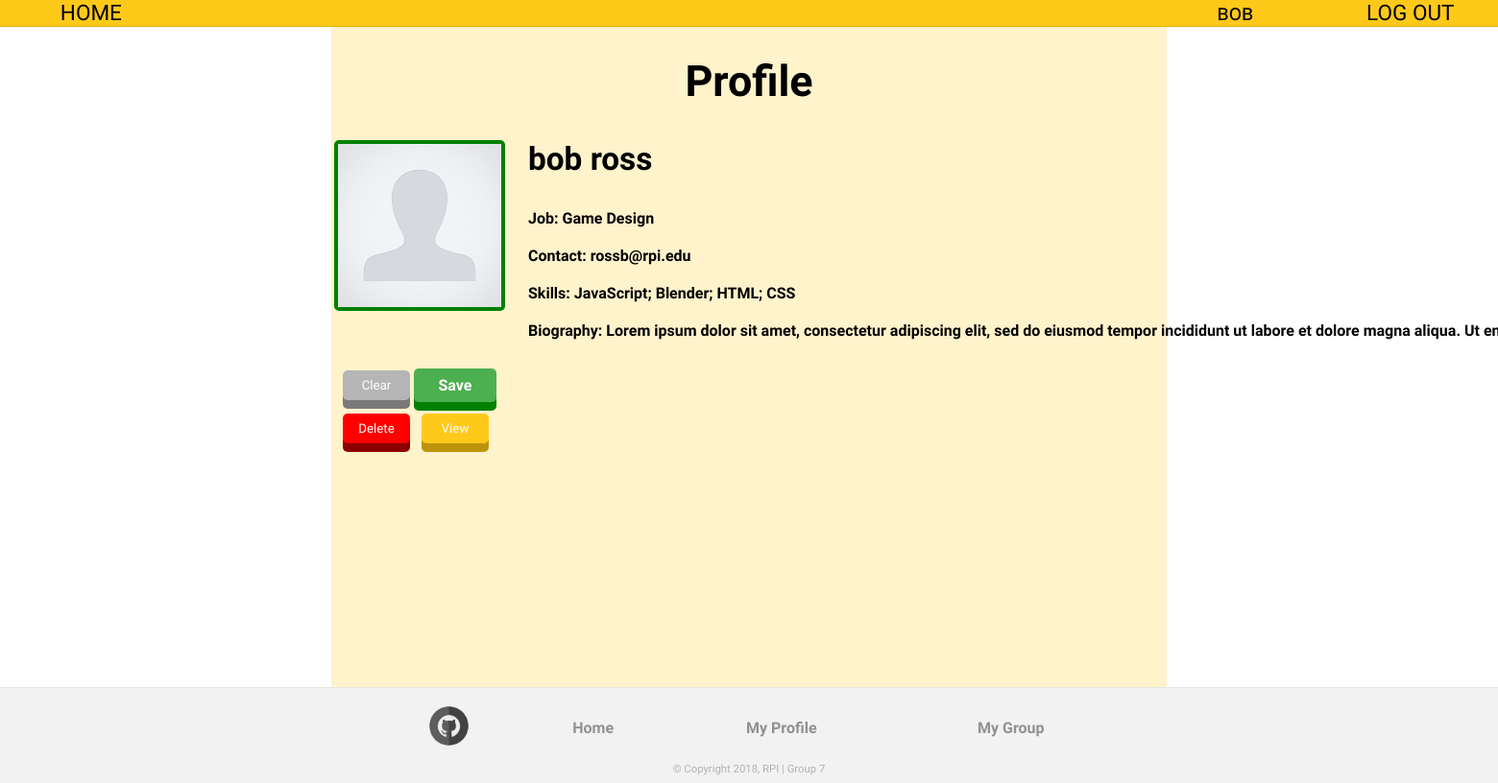
The app's page /user_profile_page/user_profile_view.php (signed in) with its own data.
### tables this page shows
CREATE TABLE IF NOT EXISTS `users` (
  `username` varchar(100) NOT NULL,
  `password` varchar(100) NOT NULL,
  `UserID` int(10) NOT NULL AUTO_INCREMENT,
  `FirstName` varchar(100) NOT NULL,
  `LastName` varchar(100) NOT NULL,
  `RIN` int(10) NOT NULL,
  `Email` varchar(100) NOT NULL,
  `GroupID` int(10) DEFAULT NULL,
  `Skills` varchar(200) NOT NULL,
  `image` longblob,
  `PreferredJob` varchar(50) NOT NULL,
  `Biography` varchar(440) NOT NULL,
  PRIMARY KEY (`UserID`),
  UNIQUE KEY `username` (`username`),
  KEY `GroupID` (`GroupID`),
  CONSTRAINT `group` FOREIGN KEY (`GroupID`) REFERENCES `groups` (`GroupID`) ON DELETE SET NULL
);

### user_profile_page/user_profile_view.php (the view, shortened to what this page needs)
<!DOCTYPE html>
<html>
  <head>
    <link type="text/css" rel="stylesheet" href="../resources/style.css" />
    <link type="text/css" rel="stylesheet" href="resources/style_user_page.css" />
  </head>
  <header>
    <ul id="homebar">
      <li><a href="../index.php"> HOME </a></li>
      <div class="right">
        <?php include('../resources/menubar.php'); ?>
      </div>
    </ul>
  </header>
  <body>
    <div id="user-acount-page-wrapper">
      <h1>Profile</h1>
      <table id="table-outer">
        <tr>
          <th style="float: right;">
            <div id="image-wrapper">
              <form id="image-upload-form" enctype="multipart/form-data" action="" method="post">
                <img id="display-image" src="resources/default_user_photo.png" alt="User Photo" width="170px" height="170px"/><br>
              </form>
            </div><br>
            <br>
            <br>
            <table id="buttonTable">
              <tr>
                <th>
                  <button type="button" class="controleButton" id="clearButton" onclick="clearFields();">Clear</button>
                </th>
                <th>
                  <label for="user-data-form" type="button" class="controleButton" id="saveButton" value="Save" name="save" onclick="alert('Current Data Saved!')">Save</label>
                </th>
              </tr>
              <tr>
                <th>
                  <button type="button" class="controleButton" id="deleteButton" onclick="alert('Are you sure you want to completely delete your account? All of your account data will be erased and unrecoverable.')">Delete</button>
                </th>
                <th>
                  <button type="button" class="controleButton" id="viewButton" onclick="window.location = 'user_profile_view.php';">View</button>
                </th>
              </tr>
            </table>
          </th>
          <th style="vertical-align: top;">
            <div id="user-data-wrapper">
              <?php
                $dbname = 'websysproject';
                $user = 'root';
                $pass = '';
                $conn = mysqli_connect("localhost", $user, $pass, $dbname);
                $UserName = $_SESSION['username'];
                $sql = "SELECT * FROM users WHERE username='".$UserName."' LIMIT 1";
                $result = mysqli_query($conn, $sql) or die (mysqli_error($conn));
                while($row = mysqli_fetch_assoc($result)){
                  $first_name = $row['FirstName'];
                  $last_name = $row['LastName'];
                  $email = $row['Email'];
                  $skills = $row['Skills'];
                  $preferred_job = $row['PreferredJob'];
                  $biography = $row['Biography'];
                  echo "<h3>".$first_name." ".$last_name."</h3>
                        <ul style=''>
                          <li>Job: ".$preferred_job."</li>
                          <li>Contact: ".$email."</li>
                          <li>Skills: ".$skills."</li>
                          <li>Biography: ".$biography."</li>
                        </ul>";
                }
              ?>
            </div>
          </th>
        </tr>
      </table>
    </div>
    <?php include('../resources/footer.php'); ?>
  </body>
</html>

### resources/menubar.php
<?php
	if(isset($_SESSION['username']) && !is_null($_SESSION['username'])){
	  echo "<li><a href=\"../login/logout.php\"> LOG OUT </a></li>";
	  echo "<li><a href=\"../user_profile_page/user_profile_view.php\"> " . $_SESSION['firstName'] . " </a></li>";
	} else {
	  echo "<li><a href=\"../login/login.php\"> LOGIN </a></li>";
	}
?>

### resources/footer.php
<?php
	echo '<div id ="footer-container">
      		<footer>
	      		<table id="footer-organization">
						  <tr>
						  	<th>
						  		<a id="git-icon" href="https://github.com/hhy4285/it2110-2.git" target="blank">
	          			<img src="../resources/github-icon.png" alt="Github" />
	      					</a>
	      				</th>
	      				<th><a href="../index.php">Home</a></th>
	      				<th><a href="../user_profile_page/user_profile_view.php">My Profile</a></th>
	      				<th><a href="../group_profile_page/group_profile.php">My Group</a></th>
						  </tr>
						</table>
	      			<p>© Copyright 2018, RPI | Group 7</p>
      		</footer>
    	</div>';
?>

### resources/style.css (style rules this page uses)
html { height: 100%; min-height: 100%; }
body { margin:0; padding:0; min-height: 100%; }
h1 { text-align: center; padding: 0; margin: 0; width: 80%; }
#homebar { margin: 0; background-color:#ffc919; border-bottom: 1px solid #e6b000; font-family: 'Bowlby One SC', cursive; white-space: nowrap; }
#homebar li { display: inline-block; margin-left:1.5%; margin-right:1.5%; font-variant: small-caps; font-size: 1.41em; }
.right { float: right; width: 25%; }
.right li { width: 45%; float: right; display: inline; text-align: center; }
#homebar a { text-decoration: none; color:black; }
footer { text-align: center; width: 100%; font-family: 'Josefin Sans', sans-serif; color:#b3b3b3; background-color: #f2f2f2; border-top: 1px solid #e6e6e6; bottom: 0; left: 0; right: 0; }
footer a { color: #919191; text-decoration: none; }
footer p { margin-bottom: 0px; margin-top: 0; vertical-align: bottom; line-height: 30px; font-size: 8.5pt; }
#git-icon { text-align: center; display:inline-block; list-style-type:none; }
#git-icon img { width:45px; height:45px; }
#footer-organization { width: 50%; table-layout: auto; margin: auto; padding-top: 14px; }
#footer-organization tr th { white-space: nowrap; color: #919191; }

### user_profile_page/resources/style_user_page.css (style rules this page uses)
body { font-family: 'Suez One', serif; }
h1 { text-align: center; width: 300px; height: 60px; margin: auto; font-size: 2.8em; }
#user-acount-page-wrapper { padding-top: 30px; height: 100%; min-height: calc(100vh - 17.8vh); width: 60%; min-width: 650px; max-width: 870px; margin-left: auto; margin-right: auto; background-color: #fff3cc; white-space: nowrap; }
#table-outer { width: 50%; margin: auto; margin-top: 25px; }
#image-wrapper { width: 170px; height: 170px; border: 4px solid green; border-radius: 5px; }
#display-image { height: 170px; object-fit: cover; }
#buttonTable { margin: auto; width: 85%; }
.controleButton { font-family: 'Suez One', serif; display: inline-block; padding: 8px; width: 70px; cursor: pointer; text-align: center; outline: none; border: none; border-radius: 5px; }
#saveButton { color: #fff; background-color: #4CAF50; box-shadow: 0 9px green; }
#clearButton { color: #fff; background-color: #b5b5b5; box-shadow: 0 9px #7a7a7a; }
#deleteButton { margin-top: 8px; color: #fff; background-color: red; box-shadow: 0 9px darkred; }
#viewButton { margin-top: 8px; color: #fff; background-color: #ffc919; box-shadow: 0 9px #bc930b; }
#user-data-wrapper { font-family: 'Josefin Sans', sans-serif; text-align: left; padding-left: 20px; }
#user-data-wrapper ul { list-style: none; padding-left: 0; }
#user-data-wrapper li { margin-bottom: 20px; }
#user-data-wrapper h3 { font-family: 'Suez One', serif; font-size: 25pt; margin-top: 0; }

### records on screen
users: FirstName "bob", LastName "ross", PreferredJob "Game Design", Email "rossb@rpi.edu", Skills "JavaScript; Blender; HTML; CSS", Biography "Lorem ipsum dolor sit amet, consectetur adipiscing elit, sed do eiusmod tempor incididunt ut labore et dolore magna aliqua. Ut…"

### other values on screen
$_SESSION['firstName'] "bob"
